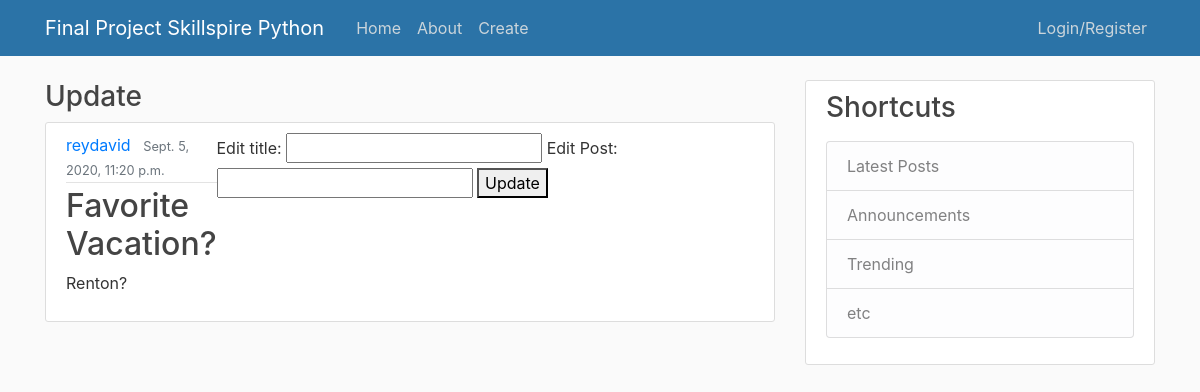
The app's page /editpost/9/ with its own data.
### blog/models.py (models this page shows)
class Post(models.Model):
    title = models.CharField(max_length=120)
    content = models.TextField()
    date_posted = models.DateTimeField(auto_now_add=True)
    author = models.ForeignKey(User, on_delete=models.CASCADE)

### blog/views.py (the view, shortened to what this page needs)
# urls.py: path('editpost/<id>/', views.editPost, name='editpost'),
def editPost(request,id):
    post = get_object_or_404(Post, pk=id)
    if request.method == "GET":
        context = {
        "post":post
        }
        return render(request, 'blog/update.html', context)

### blog/templates/blog/update.html (shortened to what this page needs)
{% extends "blog/base.html" %}
{% block content %}
<h3>Update</h3>
<article class="media content-section">
    <div class="media-body">
        <div class="article-metadata">
            <a class="mr-2" href="#">{{ post.author }}</a>
            <small class="text-muted">{{ post.date_posted }}</small>
        </div>
        <h2><a class="article-title" href="#">{{ post.title }}</a></h2>
        <p class="article-content">{{ post.content }}</p>
    </div>
    <form method = "POST">
        <label class="">Edit title:</label>
        <input type="text" name="title"></input>
        <label for="">Edit Post:</label>
        <input type="textarea" name="post" height="5" width="40"></input>
        <button type="submit">Update</button>
    </form>
</article>
{% endblock content %}

### blog/static/css/main.css (style rules this page uses)
body { background: #fafafa; color: #333333; margin-top: 5rem; }
h1, h2, h3, h4, h5, h6 { color: #444444; }
.content-section { background: #ffffff; padding: 10px 20px; border: 1px solid #dddddd; border-radius: 3px; margin-bottom: 20px; }
.article-title { color: #444444; }
.article-content { white-space: pre-line; }
.article-metadata { padding-bottom: 1px; margin-bottom: 4px; border-bottom: 1px solid #e3e3e3 }

### records on screen
Post: author "reydavid", date_posted "Sept. 5, 2020, 11:20 p.m.", title "Favorite Vacation?", content "Renton?"
